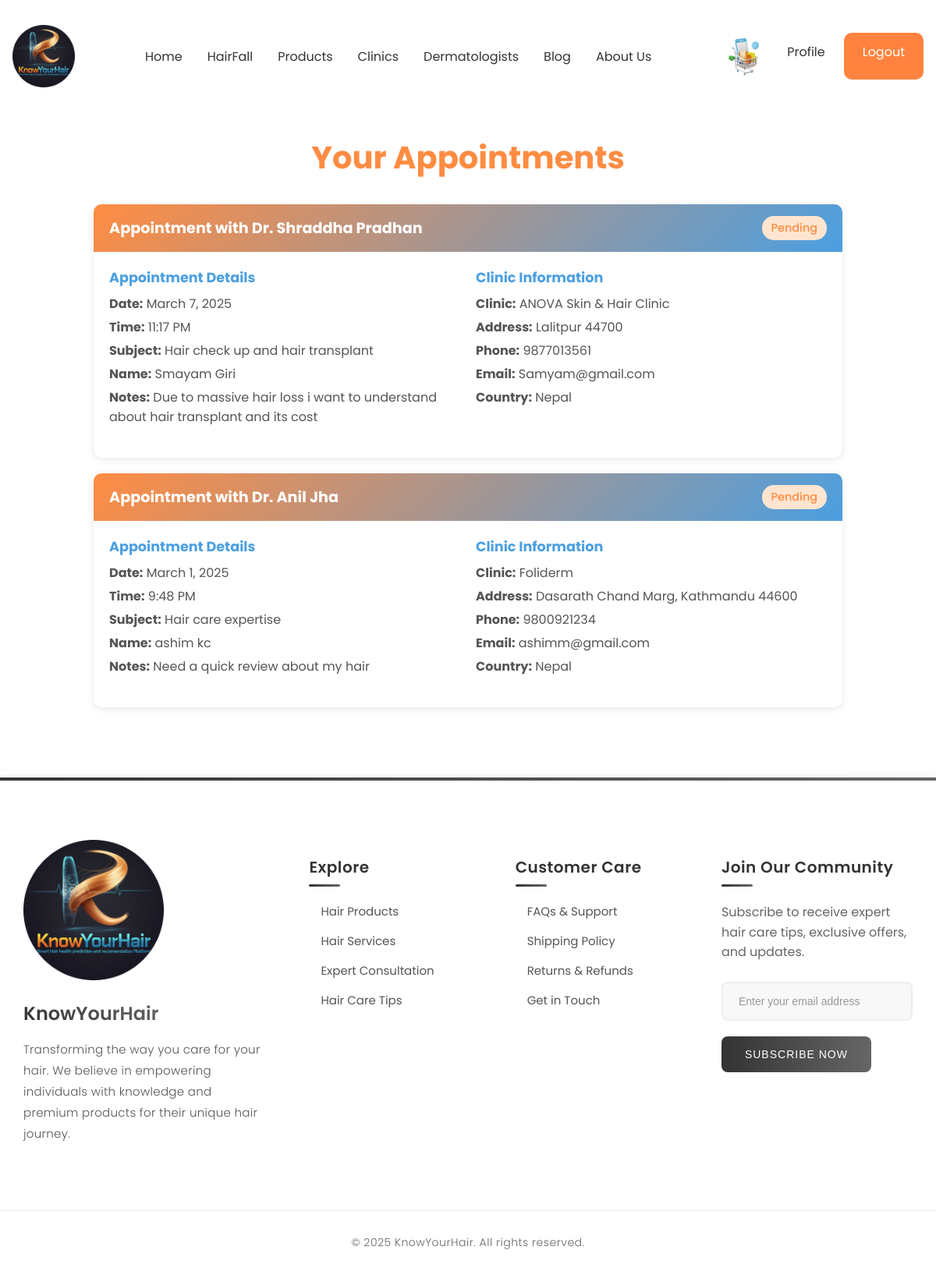
The app's page /user/Details/ (signed in), older data.
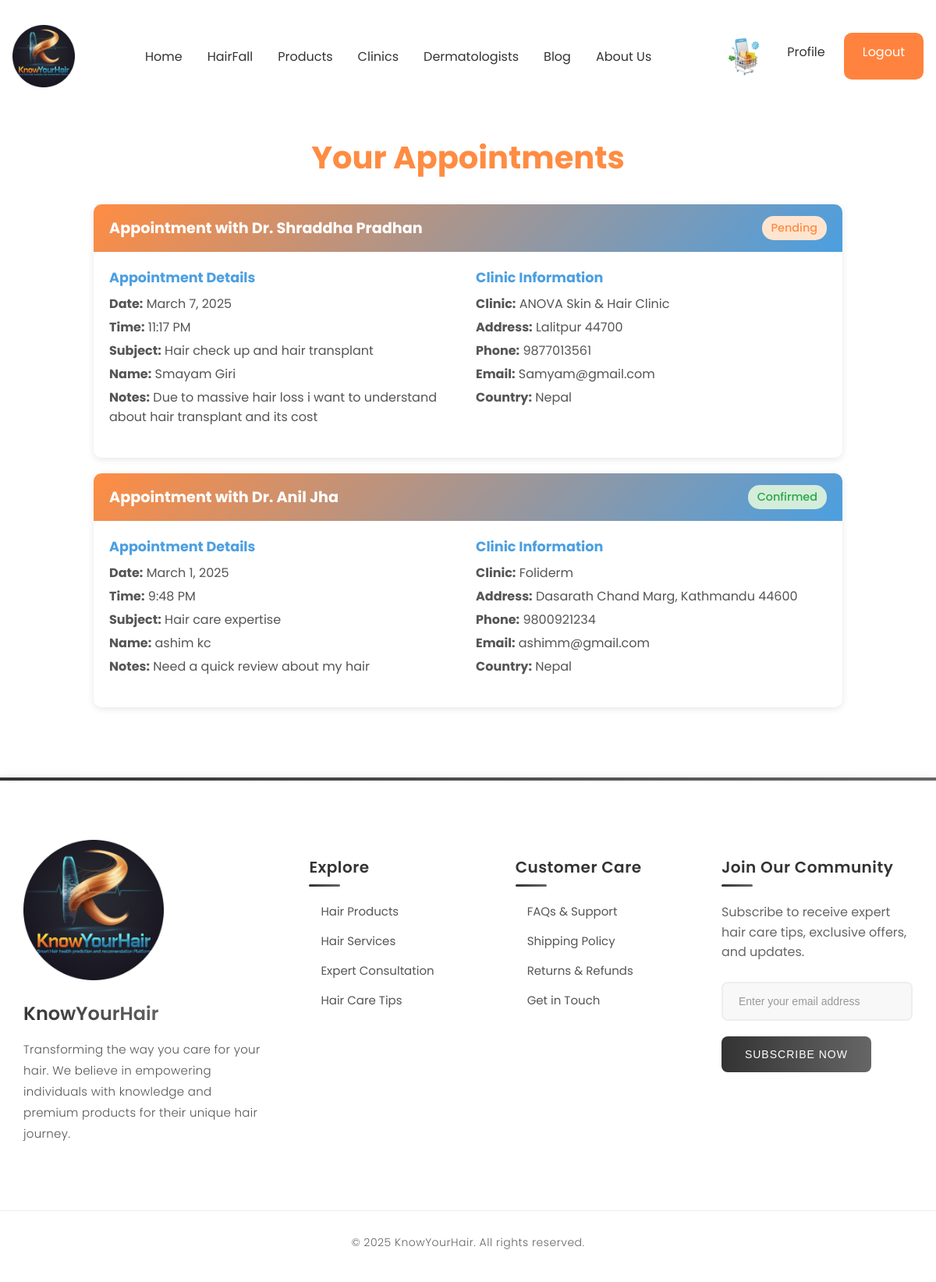
The same page, newer data.
### clinic/models.py (models this page shows, shortened)
class BookingClinic(models.Model):
    id = models.AutoField(primary_key=True)
    user = models.ForeignKey(User, on_delete=models.CASCADE)
    dermatologist = models.ForeignKey(Dermatologist, on_delete=models.CASCADE)
    clinic = models.ForeignKey(Clinic, on_delete=models.CASCADE)  # Clinic where the dermatologist works
    appointment_time = models.DateTimeField()  # The scheduled appointment time
    country = models.CharField(max_length=255)  # User's country for booking
    first_name = models.CharField(max_length=255)  # User's first name for booking
    last_name = models.CharField(max_length=255)  # User's last name for booking
    email = models.EmailField()  # User's email for communication
    phone = models.CharField(max_length=20, blank=True, null=True)  # Optional phone number
    subject = models.CharField(max_length=255)  # Subject of the appointment
    status = models.CharField(
        max_length=20,
        choices=[('pending', 'Pending'), ('confirmed', 'Confirmed'), ('cancelled', 'Cancelled')],
        default='pending'
    )  # Appointment status
    message = models.TextField(blank=True, null=True)  # Optional notes or reason for the appointment

class Dermatologist(models.Model):
    id = models.AutoField(primary_key=True)
    first_name = models.CharField(max_length=100)
    last_name = models.CharField(max_length=100)
    About = models.TextField()
    image = models.ImageField(upload_to='dermatologist_images/', blank=True, null=True)
    clinic = models.ForeignKey(Clinic, on_delete=models.CASCADE, related_name="dermatologists")
    phoneNum = models.CharField(max_length=100)
    total_experience = models.IntegerField()

class Clinic(models.Model):
    STATUS_CHOICES = [
        ('Pending', 'Pending'),
        ('Approved', 'Approved'),
        ('Rejected', 'Rejected'),
    ]
    id = models.AutoField(primary_key=True)
    name = models.CharField(max_length=100)
    description = models.TextField()
    date_posted = models.DateTimeField(default=timezone.now)
    author = models.ForeignKey(User, on_delete=models.CASCADE)
    image = models.ImageField(upload_to='clinics_images/',default='default.jpg',)
    address = models.CharField(max_length=100)
    opening_time = models.CharField(max_length=100)
    closing_time = models.CharField(max_length=100)
    phoneNum = models.CharField(max_length=100)
    status = models.CharField(max_length=15, choices=STATUS_CHOICES, default='Pending')

### user/views.py (the view)
# urls.py: path('Details/', UserBookingView.as_view(), name='CustomerDetails'),
class UserBookingView(LoginRequiredMixin, TemplateView):
    template_name = 'user/user_booking.html'
    def get_context_data(self, **kwargs):
        context = super().get_context_data(**kwargs)
        context['bookings'] = BookingClinic.objects.filter(
            user=self.request.user  # This filters for the logged-in user
        ).select_related('dermatologist', 'clinic').order_by('-appointment_time')  # Added - for newest first
        return context

### user/templates/user/user_booking.html (shortened to what this page needs)
{% extends 'base/base.html' %}
{% load static %}
{% block content %}
<div class="booking-container">
    <div class="header">
        <h1>Your Appointments</h1>
    </div>
    {% if bookings %}
        {% for booking in bookings %}
            <div class="booking-card">
                <div class="booking-header">
                    <h3>Appointment with Dr. {{ booking.dermatologist.first_name }} {{ booking.dermatologist.last_name }}</h3>
                    <span class="status-badge status-{{ booking.status }}">{{ booking.status|title }}</span>
                </div>
                <div class="booking-content">
                    <div class="booking-details">
                        <div class="detail-group">
                            <h4>Appointment Details</h4>
                            <p><strong>Date:</strong> {{ booking.appointment_time|date:"F j, Y" }}</p>
                            <p><strong>Time:</strong> {{ booking.appointment_time|time:"g:i A" }}</p>
                            <p><strong>Subject:</strong> {{ booking.subject }}</p>
                            <p><strong>Name:</strong> {{ booking.first_name }} {{ booking.last_name }}</p>
                            {% if booking.message %}
                                <p><strong>Notes:</strong> {{ booking.message }}</p>
                            {% endif %}
                        </div>
                        <div class="detail-group">
                            <h4>Clinic Information</h4>
                            <p><strong>Clinic:</strong> {{ booking.clinic.name }}</p>
                            <p><strong>Address:</strong> {{ booking.clinic.address }}</p>
                            <p><strong>Phone:</strong> {{ booking.phone }}</p>
                            <p><strong>Email:</strong> {{ booking.email }}</p>
                            <p><strong>Country:</strong> {{ booking.country }}</p>
                        </div>
                    </div>
                </div>
            </div>
        {% endfor %}
    {% else %}
        <div class="no-bookings">
            <p>You don't have any appointments yet.</p>
        </div>
    {% endif %}
</div>
{% endblock %}

Row changes from the older to the newer data that the page shows:
changed BookingClinic "9:48 PM": status "Pending" → "Confirmed"
